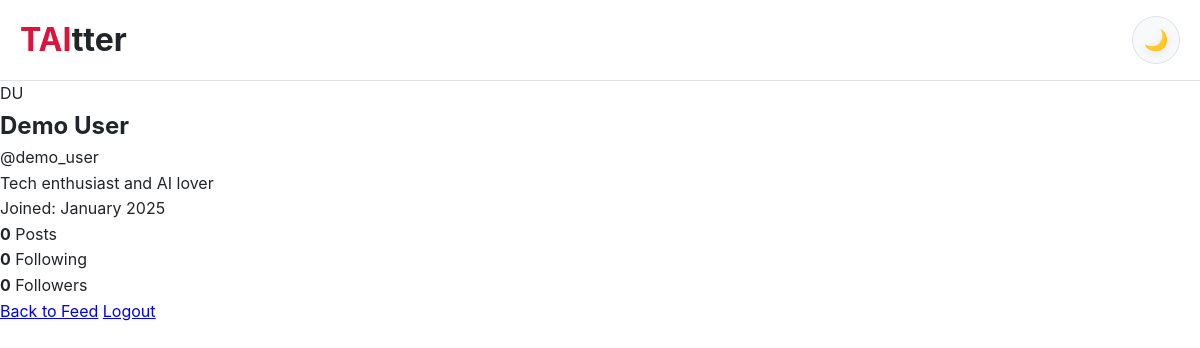
Page /TAItter/user.php (signed in) on the committed database.
### tables this page shows
CREATE TABLE `users` (
  `user_id` int(11) NOT NULL AUTO_INCREMENT,
  `first_name` varchar(50) NOT NULL,
  `last_name` varchar(50) NOT NULL,
  `email` varchar(100) NOT NULL,
  `username` varchar(50) NOT NULL,
  `password` varchar(255) NOT NULL,
  `bio` text DEFAULT NULL,
  `date_of_birth` date NOT NULL,
  `created_at` timestamp NOT NULL DEFAULT current_timestamp(),
  PRIMARY KEY (`user_id`),
  UNIQUE KEY `email` (`email`),
  UNIQUE KEY `username` (`username`)
);

### TAItter/user.php (the view, shortened to what this page needs)
<?php
require_once 'connect/connect.php';
$user_id = $_SESSION['user_id'];
$sql = "SELECT * FROM users WHERE user_id = :user_id";
$stmt = $yhteys->prepare($sql);
$stmt->execute([':user_id' => $user_id]);
$user = $stmt->fetch(PDO::FETCH_ASSOC);
?>
<!DOCTYPE html>
<html lang="en">
<head>
    <link rel="stylesheet" href="style/user.css">
</head>
<body>
    <header class="header">
        <div class="header-content">
            <a href="index.php" class="logo"><span class="logo-highlight">TAI</span>tter</a>
            <button class="theme-toggle" onclick="toggleTheme()">
                <span class="theme-icon moon" id="theme-icon">🌙</span>
            </button>
        </div>
    </header>
    <main class="main-container">
        <section class="profile-section">
            <div class="profile-header">
                <div class="avatar-large"><?= strtoupper(substr($user['first_name'], 0, 1) . substr($user['last_name'], 0, 1)) ?></div>
                <h1><?= htmlspecialchars($user['first_name'] . ' ' . $user['last_name']) ?></h1>
                <p class="username">@<?= htmlspecialchars($user['username']) ?></p>
                <p class="bio"><?= htmlspecialchars($user['bio'] ?? 'No bio yet.') ?></p>
                <p class="join-date">Joined: <?= date('F Y', strtotime($user['created_at'])) ?></p>
            </div>
            <div class="profile-stats">
                <div class="stat">
                    <strong>0</strong>
                    <span>Posts</span>
                </div>
                <div class="stat">
                    <strong>0</strong>
                    <span>Following</span>
                </div>
                <div class="stat">
                    <strong>0</strong>
                    <span>Followers</span>
                </div>
            </div>
            <div class="profile-actions">
                <a href="posts.php" class="btn">Back to Feed</a>
                <a href="connect/logout.php" class="btn-secondary">Logout</a>
            </div>
        </section>
    </main>
</body>
</html>

### TAItter/style/user.css (style rules this page uses)
:root { --bg-primary: #ffffff; --bg-secondary: #f8f9fa; --bg-tertiary: #e9ecef; --text-primary: #212529; --text-secondary: #6c757d; --accent-primary: #dc143c; --accent-hover: #a70b2a; --border-color: #dee2e6; --shadow-light: rgba(0, 0, 0, 0.1); --shadow-medium: rgba(0, 0, 0, 0.15); }
* { margin: 0; padding: 0; box-sizing: border-box; }
body { font-family: -apple-system, BlinkMacSystemFont, 'Segoe UI', Roboto, Helvetica, Arial, sans-serif; background-color: var(--bg-primary); color: var(--text-primary); line-height: 1.6; transition: background-color 0.3s ease, color 0.3s ease; }
.header { background-color: var(--bg-primary); border-bottom: 1px solid var(--border-color); padding: 0 20px; position: sticky; top: 0; z-index: 100; backdrop-filter: blur(10px); transition: all 0.3s ease; }
.header-content { max-width: auto; margin: 0 auto; display: flex; justify-content: space-between; align-items: center; height: 80px; }
.logo { font-size: 2rem; font-weight: 700; color: var(--text-primaryaccent-primary); text-decoration: none; }
.logo-highlight { color: var(--accent-primary); }
.theme-toggle { background: var(--bg-secondary); border: 1px solid var(--border-color); border-radius: 50%; width: 48px; height: 48px; cursor: pointer; display: flex; align-items: center; justify-content: center; transition: all 0.3s cubic-bezier(0.4, 0, 0.2, 1); color: var(--text-primary); font-size: 20px; position: relative; overflow: hidden; }
.theme-icon { transition: all 0.6s cubic-bezier(0.68, -0.55, 0.265, 1.55); display: inline-block; filter: drop-shadow(0 2px 4px rgba(0, 0, 0, 0.1)); }
.theme-icon.moon { animation: moonGlow 2s ease-in-out infinite alternate; }
.theme-toggle::before { content: ''; position: absolute; inset: -2px; border-radius: 50%; background: conic-gradient(from 0deg, transparent, var(--accent-primary), transparent); opacity: 0; transition: opacity 0.3s ease; }

### rows in the picture
users: first_name+last_name "DU", first_name+last_name "Demo User", username "demo_user", bio "Tech enthusiast and AI lover", created_at "January 2025"
